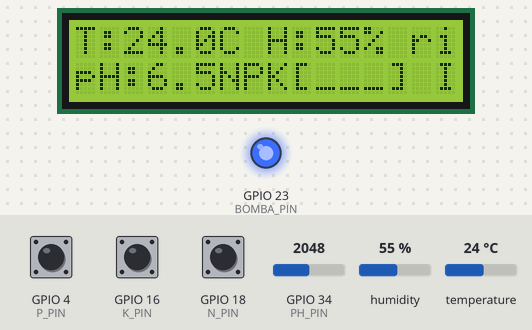
The sketch below on a simulated ESP32. Shown: 16×2 character LCD, output pins drawn as LEDs (lit = HIGH). The test bench sets the inputs (shaded band); at power-on: GPIO 4 (P_PIN) HIGH, GPIO 16 (K_PIN) HIGH, GPIO 18 (N_PIN) HIGH, GPIO 34 (PH_PIN) = 2048, humidity 55 %, temperature 24 °C. What the sketch prints to the serial monitor is not drawn.

Above: at 4.3 s.
4.4 s: GPIO 4 (P_PIN) pulled LOW for 0.15 s
At 5.1 s:
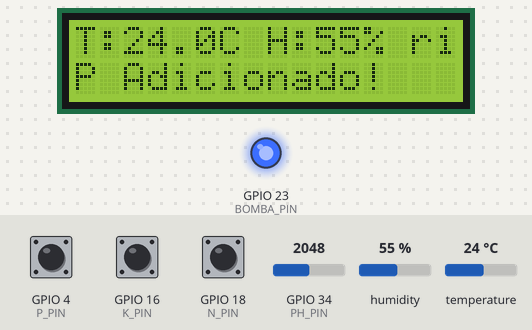
8.6 s: GPIO 16 (K_PIN) pulled LOW for 0.15 s
At 9.5 s:
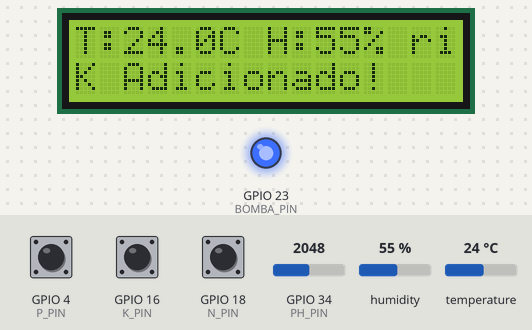
12.6 s: GPIO 18 (N_PIN) pulled LOW for 0.15 s
At 13.7 s:
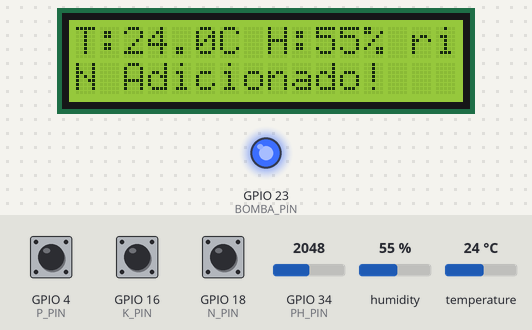
16.6 s: GPIO 34 (PH_PIN) set to 2866
At 17.7 s:
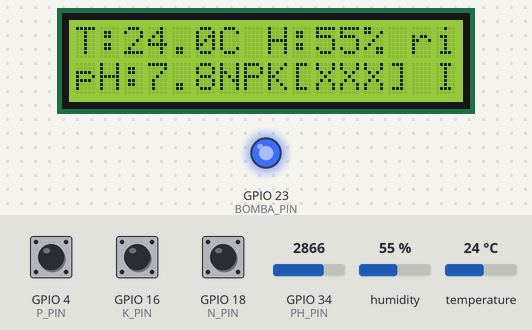
18.6 s: humidity set to 22 %
At 20.3 s:
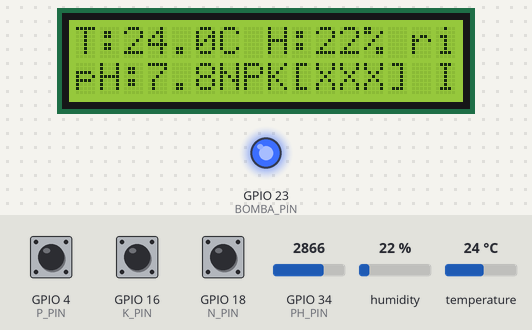
20.6 s: GPIO 4 (P_PIN) pulled LOW for 1 s
At 20.9 s:
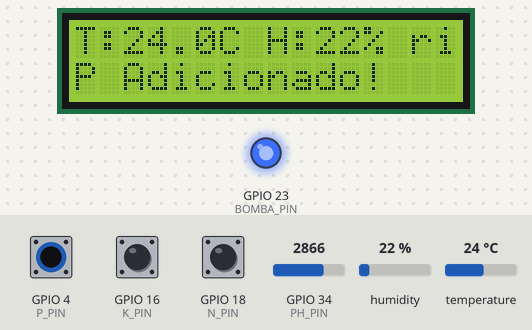
Timing chart, 0 to 23.6 s (numbered marks = the images above; inputs shaded):
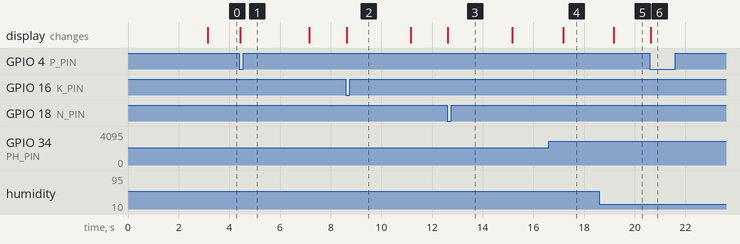

Measured:
- after the input at 4.4 s, the display: changes at once (image 1)
- after the input at 8.6 s, the display: changes at once (image 2)
- after the input at 12.6 s, the display: changes at once (image 3)
- after the input at 16.6 s, the display: changes after 0.57 s (image 4)
- after the input at 18.6 s, the display: changes after 0.58 s (image 5)
- after the input at 20.6 s, the display: changes at once (image 6)

The sketch:

sketch.ino
```cpp
#include <Wire.h>
#include <LiquidCrystal_I2C.h>
#include <DHT.h>

// Definição de Pinos
#define LCD_SDA    21
#define LCD_SCL    22
LiquidCrystal_I2C lcd(0x27, 16, 2);

#define DHT_PIN    17
#define DHT_TYPE   DHT22
DHT dht(DHT_PIN, DHT_TYPE);

#define PH_PIN     34
#define PH_MAX     4095.0

#define BOMBA_PIN  23

#define N_PIN      18
#define P_PIN      4
#define K_PIN      16

// Variáveis de Estado
const float UMIDADE_MINIMA = 60.0;
float umidade = 0.0;
float temperatura = 0.0;
float pH_Simulado = 0.0;

unsigned long previousMillis = 0;
const long interval = 2000;
unsigned long lastButtonPressTime = 0;

bool n_adicionado = false;
bool p_adicionado = false;
bool k_adicionado = false;

// Modo opcional de decisão por cultura (NPK + pH + umidade).
#define USE_DECISAO_CULTIVO 1

bool FERTIRRIGACAO = true;

struct Cultura {
  const char* nome;
  float umidadeMin;
  float umidadeMax;
  float phMin;
  float phMax;
  bool exigeN;
  bool exigeP;
  bool exigeK;
};


Cultura culturaSelecionada = {
  "Tomate",  // nome
  65.0,      // umidadeMin (ex.: 65%)
  80.0,      // umidadeMax (ex.: 80%)
  6.0,       // pH mínimo ideal
  6.8,       // pH máximo ideal
  true,      // exige N?
  true,      // exige P?
  true       // exige K?
};

bool decisaoCultivo(bool &motivoUmidade, bool &motivoPH, bool &motivoNPK) {

  motivoPH = (pH_Simulado < culturaSelecionada.phMin) || (pH_Simulado > culturaSelecionada.phMax);

  // Motivo NPK: se cultura exige e ainda não foi "adicionado"
  bool faltaN = culturaSelecionada.exigeN && !n_adicionado;
  bool faltaP = culturaSelecionada.exigeP && !p_adicionado;
  bool faltaK = culturaSelecionada.exigeK && !k_adicionado;
  motivoNPK = (faltaN || faltaP || faltaK);


  bool ph_ok = !motivoPH;
  bool nutr_ok = !FERTIRRIGACAO || !motivoNPK;

  return (motivoUmidade && ph_ok && nutr_ok);
}

// Protótipos
void lerPH();
void controleBomba();
void checarBotoes();
void atualizarLCD();

void setup() {
  Serial.begin(115200);

  Wire.begin(LCD_SDA, LCD_SCL);
  lcd.init();
  lcd.backlight();
  lcd.clear();
  lcd.print("Sistema IoT Agri");
  lcd.setCursor(0, 1);
  lcd.print("Iniciando...");

  pinMode(BOMBA_PIN, OUTPUT);
  digitalWrite(BOMBA_PIN, HIGH);

  pinMode(N_PIN, INPUT_PULLUP);
  pinMode(P_PIN, INPUT_PULLUP);
  pinMode(K_PIN, INPUT_PULLUP);

  dht.begin();

  delay(3000);

#if USE_DECISAO_CULTIVO
  Serial.println(F("=== Modo 'Decisao por Cultura' ATIVADO ==="));
  Serial.print(F("Cultura: ")); Serial.println(culturaSelecionada.nome);
  Serial.print(F("Umid. Min/Max: ")); Serial.print(culturaSelecionada.umidadeMin);
  Serial.print(F("/")); Serial.println(culturaSelecionada.umidadeMax);
  Serial.print(F("pH ideal: ")); Serial.print(culturaSelecionada.phMin);
  Serial.print(F(" a ")); Serial.println(culturaSelecionada.phMax);
  Serial.print(F("Exige N/P/K: "));
  Serial.print(culturaSelecionada.exigeN ? "N " : "");
  Serial.print(culturaSelecionada.exigeP ? "P " : "");
  Serial.println(culturaSelecionada.exigeK ? "K" : "");
  Serial.print(F("Fertirrigacao: ")); Serial.println(FERTIRRIGACAO ? "SIM" : "NAO");
#else
  Serial.println(F("=== Modo padrao (umidade DHT22) ==="));
#endif
}

void lerPH() {
  int leituraAnalogica = analogRead(PH_PIN);
  pH_Simulado = map(leituraAnalogica, 0, 4095, 30, 100) / 10.0;
}

void controleBomba() {
#if USE_DECISAO_CULTIVO
  bool mU=false, mPH=false, mNPK=false;
  bool irr = decisaoCultivo(mU, mPH, mNPK);
  digitalWrite(BOMBA_PIN, irr ? LOW : HIGH);

  Serial.print(F("[DECISAO] U=")); Serial.print(umidade, 1); Serial.print(F("% "));
  Serial.print(F("pH=")); Serial.print(pH_Simulado, 1); Serial.print(F("  NPK["));
  Serial.print(n_adicionado ? 'X' : '_');
  Serial.print(p_adicionado ? 'X' : '_');
  Serial.print(k_adicionado ? 'X' : '_');
  Serial.print(F("]  -> IRRIGAR: "));
  Serial.print(irr ? "SIM" : "NAO");
  Serial.print(F("  (motivos: U<min=")); Serial.print(mU ? "S" : "N");
  Serial.print(F(", pH fora="));        Serial.print(mPH ? "S" : "N");
  Serial.print(F(", faltam NPK="));     Serial.print(mNPK ? "S" : "N");
  Serial.println(")");
#else

  if (umidade < UMIDADE_MINIMA && umidade > 0) {
    digitalWrite(BOMBA_PIN, LOW);
  } else {
    digitalWrite(BOMBA_PIN, HIGH);
  }
#endif
}

void checarBotoes() {
  int nState = digitalRead(N_PIN);
  int pState = digitalRead(P_PIN);
  int kState = digitalRead(K_PIN);

  unsigned long currentMillis = millis();

  if (nState == LOW) {
      n_adicionado = true;
      lcd.setCursor(0, 1);
      lcd.print("N Adicionado!   ");
      lastButtonPressTime = currentMillis;
  }

  if (pState == LOW) {
      p_adicionado = true;
      lcd.setCursor(0, 1);
      lcd.print("P Adicionado!   ");
      lastButtonPressTime = currentMillis;
  }

  if (kState == LOW) {
      k_adicionado = true;
      lcd.setCursor(0, 1);
      lcd.print("K Adicionado!   ");
      lastButtonPressTime = currentMillis;
  }
}

void atualizarLCD() {
  lcd.setCursor(0, 0);
  lcd.print("T:");
  lcd.print(temperatura, 1);
  lcd.print("C H:");
  lcd.print(umidade, 0);
  lcd.print("% ");

  if (millis() - lastButtonPressTime > 2000) {
      lcd.setCursor(0, 1);
      lcd.print("pH:");
      lcd.print(pH_Simulado, 1);

      lcd.setCursor(6, 1);
      lcd.print("NPK[");
      lcd.print(n_adicionado ? 'X' : '_');
      lcd.print(p_adicionado ? 'X' : '_');
      lcd.print(k_adicionado ? 'X' : '_');
      lcd.print("]");

#if USE_DECISAO_CULTIVO
      bool dummyU=false, dummyPH=false, dummyNPK=false;
      bool irr = decisaoCultivo(dummyU, dummyPH, dummyNPK);
      lcd.print(irr ? " IR:S " : " IR:N ");
#else
      lcd.print("  ");
#endif
  }
}

void loop() {
  checarBotoes();
  controleBomba();

  unsigned long currentMillis = millis();

  if (currentMillis - previousMillis >= interval) {
    previousMillis = currentMillis;

    umidade = dht.readHumidity();
    temperatura = dht.readTemperature();

    if (isnan(umidade) || isnan(temperatura)) {
      lcd.setCursor(0, 0);
      lcd.print("Erro DHT22!");
      return;
    }

    lerPH();

    atualizarLCD();
  }
}
```
